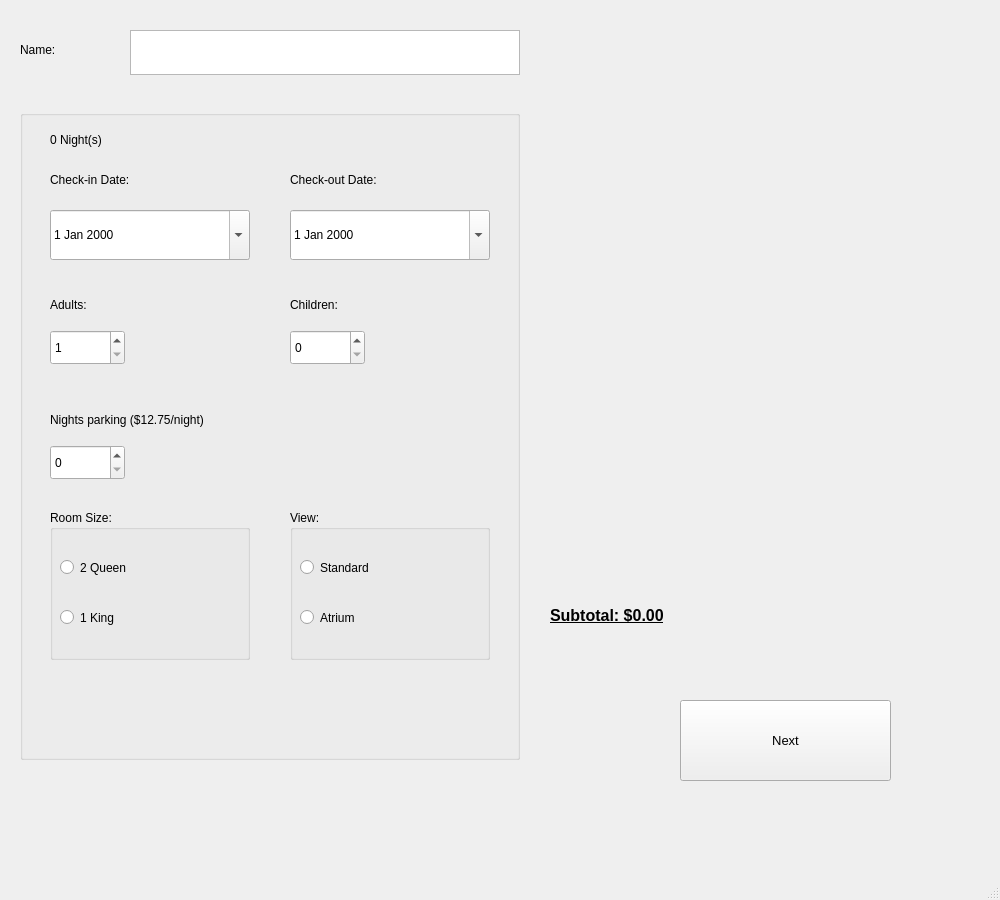
<?xml version="1.0" encoding="UTF-8"?>
<ui version="4.0">
 <class>Reservation_MainWindow</class>
 <widget class="QMainWindow" name="Reservation_MainWindow">
  <property name="geometry">
   <rect>
    <x>0</x>
    <y>0</y>
    <width>1000</width>
    <height>900</height>
   </rect>
  </property>
  <property name="windowTitle">
   <string>Reservation_MainWindow</string>
  </property>
  <widget class="QWidget" name="centralwidget">
   <widget class="QStackedWidget" name="stackedWidget">
    <property name="geometry">
     <rect>
      <x>0</x>
      <y>0</y>
      <width>1000</width>
      <height>900</height>
     </rect>
    </property>
    <property name="currentIndex">
     <number>0</number>
    </property>
    <widget class="QWidget" name="page_1">
     <widget class="QLabel" name="name_label">
      <property name="geometry">
       <rect>
        <x>20</x>
        <y>30</y>
        <width>100</width>
        <height>40</height>
       </rect>
      </property>
      <property name="font">
       <font>
        <family>MS Shell Dlg 2</family>
        <weight>50</weight>
        <bold>false</bold>
       </font>
      </property>
      <property name="text">
       <string>Name:</string>
      </property>
     </widget>
     <widget class="QPlainTextEdit" name="name_plainTextEdit">
      <property name="geometry">
       <rect>
        <x>130</x>
        <y>30</y>
        <width>390</width>
        <height>45</height>
       </rect>
      </property>
     </widget>
     <widget class="QGroupBox" name="reservationInfo_groupBox">
      <property name="geometry">
       <rect>
        <x>20</x>
        <y>110</y>
        <width>500</width>
        <height>650</height>
       </rect>
      </property>
      <property name="title">
       <string/>
      </property>
      <widget class="QDateEdit" name="checkin_dateEdit">
       <property name="geometry">
        <rect>
         <x>30</x>
         <y>100</y>
         <width>200</width>
         <height>50</height>
        </rect>
       </property>
       <property name="calendarPopup">
        <bool>true</bool>
       </property>
      </widget>
      <widget class="QLabel" name="checkindate_label">
       <property name="geometry">
        <rect>
         <x>30</x>
         <y>50</y>
         <width>200</width>
         <height>40</height>
        </rect>
       </property>
       <property name="text">
        <string>Check-in Date:</string>
       </property>
      </widget>
      <widget class="QLabel" name="checkoutdate_label">
       <property name="geometry">
        <rect>
         <x>270</x>
         <y>50</y>
         <width>200</width>
         <height>40</height>
        </rect>
       </property>
       <property name="text">
        <string>Check-out Date:</string>
       </property>
      </widget>
      <widget class="QDateEdit" name="checkout_dateEdit">
       <property name="geometry">
        <rect>
         <x>270</x>
         <y>100</y>
         <width>200</width>
         <height>50</height>
        </rect>
       </property>
       <property name="calendarPopup">
        <bool>true</bool>
       </property>
      </widget>
      <widget class="QLabel" name="numAdults_label">
       <property name="geometry">
        <rect>
         <x>30</x>
         <y>175</y>
         <width>200</width>
         <height>40</height>
        </rect>
       </property>
       <property name="text">
        <string>Adults:</string>
       </property>
      </widget>
      <widget class="QSpinBox" name="numAdults_spinBox">
       <property name="geometry">
        <rect>
         <x>30</x>
         <y>220</y>
         <width>75</width>
         <height>35</height>
        </rect>
       </property>
       <property name="minimum">
        <number>1</number>
       </property>
       <property name="maximum">
        <number>4</number>
       </property>
      </widget>
      <widget class="QLabel" name="numChildren_label">
       <property name="geometry">
        <rect>
         <x>270</x>
         <y>175</y>
         <width>200</width>
         <height>40</height>
        </rect>
       </property>
       <property name="text">
        <string>Children:</string>
       </property>
      </widget>
      <widget class="QSpinBox" name="numChildren_spinBox">
       <property name="geometry">
        <rect>
         <x>270</x>
         <y>220</y>
         <width>75</width>
         <height>35</height>
        </rect>
       </property>
      </widget>
      <widget class="QLabel" name="nightsParking_label">
       <property name="geometry">
        <rect>
         <x>30</x>
         <y>290</y>
         <width>400</width>
         <height>40</height>
        </rect>
       </property>
       <property name="text">
        <string>Nights parking ($12.75/night)</string>
       </property>
      </widget>
      <widget class="QSpinBox" name="nightsParking_SpinBox">
       <property name="geometry">
        <rect>
         <x>30</x>
         <y>335</y>
         <width>75</width>
         <height>35</height>
        </rect>
       </property>
       <property name="maximum">
        <number>7</number>
       </property>
      </widget>
      <widget class="QGroupBox" name="roomSize_groupBox">
       <property name="geometry">
        <rect>
         <x>30</x>
         <y>400</y>
         <width>200</width>
         <height>150</height>
        </rect>
       </property>
       <property name="title">
        <string>Room Size:</string>
       </property>
       <widget class="QRadioButton" name="twoQueen_radioButton">
        <property name="geometry">
         <rect>
          <x>10</x>
          <y>40</y>
          <width>175</width>
          <height>35</height>
         </rect>
        </property>
        <property name="text">
         <string>2 Queen</string>
        </property>
       </widget>
       <widget class="QRadioButton" name="oneKing_RadioButton">
        <property name="geometry">
         <rect>
          <x>10</x>
          <y>90</y>
          <width>175</width>
          <height>35</height>
         </rect>
        </property>
        <property name="text">
         <string>1 King</string>
        </property>
       </widget>
      </widget>
      <widget class="QGroupBox" name="roomView_groupBox">
       <property name="geometry">
        <rect>
         <x>270</x>
         <y>400</y>
         <width>200</width>
         <height>150</height>
        </rect>
       </property>
       <property name="title">
        <string>View:</string>
       </property>
       <widget class="QRadioButton" name="standardView_RadioButton">
        <property name="geometry">
         <rect>
          <x>10</x>
          <y>40</y>
          <width>175</width>
          <height>35</height>
         </rect>
        </property>
        <property name="text">
         <string>Standard</string>
        </property>
       </widget>
       <widget class="QRadioButton" name="atriumView_RadioButton">
        <property name="geometry">
         <rect>
          <x>10</x>
          <y>90</y>
          <width>175</width>
          <height>35</height>
         </rect>
        </property>
        <property name="text">
         <string>Atrium</string>
        </property>
       </widget>
      </widget>
      <widget class="QLabel" name="numDays_Label">
       <property name="geometry">
        <rect>
         <x>30</x>
         <y>10</y>
         <width>200</width>
         <height>40</height>
        </rect>
       </property>
       <property name="text">
        <string>0 Night(s)</string>
       </property>
      </widget>
     </widget>
     <widget class="QLabel" name="subtotal_label">
      <property name="geometry">
       <rect>
        <x>550</x>
        <y>580</y>
        <width>411</width>
        <height>71</height>
       </rect>
      </property>
      <property name="font">
       <font>
        <pointsize>12</pointsize>
        <weight>75</weight>
        <bold>true</bold>
        <underline>true</underline>
       </font>
      </property>
      <property name="text">
       <string>Subtotal: $0.00</string>
      </property>
     </widget>
     <widget class="QPushButton" name="nextPg1_pushButton">
      <property name="geometry">
       <rect>
        <x>680</x>
        <y>700</y>
        <width>211</width>
        <height>81</height>
       </rect>
      </property>
      <property name="font">
       <font>
        <family>MS Shell Dlg 2</family>
        <pointsize>10</pointsize>
        <weight>50</weight>
        <bold>false</bold>
       </font>
      </property>
      <property name="text">
       <string>Next</string>
      </property>
     </widget>
     <widget class="QLabel" name="logo_label">
      <property name="geometry">
       <rect>
        <x>550</x>
        <y>30</y>
        <width>421</width>
        <height>551</height>
       </rect>
      </property>
      <property name="text">
       <string/>
      </property>
     </widget>
    </widget>
    <widget class="QWidget" name="page_2">
     <widget class="QLabel" name="roomCost_label">
      <property name="geometry">
       <rect>
        <x>20</x>
        <y>20</y>
        <width>375</width>
        <height>60</height>
       </rect>
      </property>
      <property name="text">
       <string>Room Cost: $0.00</string>
      </property>
     </widget>
     <widget class="QLabel" name="tax_Label">
      <property name="geometry">
       <rect>
        <x>20</x>
        <y>120</y>
        <width>375</width>
        <height>60</height>
       </rect>
      </property>
      <property name="text">
       <string>Tax: $0.00</string>
      </property>
     </widget>
     <widget class="QLabel" name="parkingFee_Label">
      <property name="geometry">
       <rect>
        <x>20</x>
        <y>220</y>
        <width>375</width>
        <height>60</height>
       </rect>
      </property>
      <property name="text">
       <string>Parking Fee: $0.00</string>
      </property>
     </widget>
     <widget class="QLabel" name="resortFee_Label">
      <property name="geometry">
       <rect>
        <x>20</x>
        <y>320</y>
        <width>375</width>
        <height>60</height>
       </rect>
      </property>
      <property name="text">
       <string>Resort Fee: $0.00</string>
      </property>
     </widget>
     <widget class="QLabel" name="totalDue_Label">
      <property name="geometry">
       <rect>
        <x>20</x>
        <y>420</y>
        <width>450</width>
        <height>60</height>
       </rect>
      </property>
      <property name="font">
       <font>
        <pointsize>12</pointsize>
        <weight>75</weight>
        <bold>true</bold>
        <underline>true</underline>
       </font>
      </property>
      <property name="text">
       <string>Total Due: $0.00</string>
      </property>
     </widget>
     <widget class="QGroupBox" name="cardType_groupBox">
      <property name="geometry">
       <rect>
        <x>560</x>
        <y>30</y>
        <width>351</width>
        <height>300</height>
       </rect>
      </property>
      <property name="title">
       <string>Card Type:</string>
      </property>
      <widget class="QRadioButton" name="VISA_radioButton">
       <property name="geometry">
        <rect>
         <x>40</x>
         <y>50</y>
         <width>281</width>
         <height>51</height>
        </rect>
       </property>
       <property name="text">
        <string>VISA</string>
       </property>
      </widget>
      <widget class="QRadioButton" name="MasterCard_RadioButton">
       <property name="geometry">
        <rect>
         <x>40</x>
         <y>110</y>
         <width>281</width>
         <height>51</height>
        </rect>
       </property>
       <property name="text">
        <string>MasterCard</string>
       </property>
      </widget>
      <widget class="QRadioButton" name="Discover_RadioButton">
       <property name="geometry">
        <rect>
         <x>40</x>
         <y>170</y>
         <width>281</width>
         <height>51</height>
        </rect>
       </property>
       <property name="text">
        <string>Discover</string>
       </property>
      </widget>
      <widget class="QRadioButton" name="AmericanExpress_RadioButton">
       <property name="geometry">
        <rect>
         <x>40</x>
         <y>230</y>
         <width>281</width>
         <height>51</height>
        </rect>
       </property>
       <property name="text">
        <string>American Express</string>
       </property>
      </widget>
     </widget>
     <widget class="QLineEdit" name="creditCard_lineEdit">
      <property name="geometry">
       <rect>
        <x>560</x>
        <y>500</y>
        <width>351</width>
        <height>51</height>
       </rect>
      </property>
     </widget>
     <widget class="QLabel" name="enterCardNum_Label">
      <property name="geometry">
       <rect>
        <x>560</x>
        <y>455</y>
        <width>351</width>
        <height>41</height>
       </rect>
      </property>
      <property name="text">
       <string>Enter card number:</string>
      </property>
     </widget>
     <widget class="QPushButton" name="prevPg2_PushButton">
      <property name="geometry">
       <rect>
        <x>30</x>
        <y>700</y>
        <width>211</width>
        <height>81</height>
       </rect>
      </property>
      <property name="font">
       <font>
        <pointsize>10</pointsize>
       </font>
      </property>
      <property name="text">
       <string>Prev</string>
      </property>
     </widget>
     <widget class="QPushButton" name="nextPg2_pushButton">
      <property name="geometry">
       <rect>
        <x>680</x>
        <y>700</y>
        <width>211</width>
        <height>81</height>
       </rect>
      </property>
      <property name="font">
       <font>
        <pointsize>10</pointsize>
       </font>
      </property>
      <property name="text">
       <string>Pay</string>
      </property>
     </widget>
     <widget class="QLabel" name="expirationDate_Label">
      <property name="geometry">
       <rect>
        <x>560</x>
        <y>575</y>
        <width>351</width>
        <height>41</height>
       </rect>
      </property>
      <property name="text">
       <string>Expiration Date:</string>
      </property>
     </widget>
     <widget class="QDateEdit" name="cardExpireDate_DateEdit">
      <property name="geometry">
       <rect>
        <x>560</x>
        <y>620</y>
        <width>200</width>
        <height>50</height>
       </rect>
      </property>
      <property name="displayFormat">
       <string>M/yyyy</string>
      </property>
     </widget>
     <widget class="QLabel" name="VISA_label">
      <property name="geometry">
       <rect>
        <x>560</x>
        <y>340</y>
        <width>87</width>
        <height>41</height>
       </rect>
      </property>
      <property name="text">
       <string>TextLabel</string>
      </property>
     </widget>
     <widget class="QLabel" name="masterCard_label">
      <property name="geometry">
       <rect>
        <x>647</x>
        <y>340</y>
        <width>87</width>
        <height>41</height>
       </rect>
      </property>
      <property name="text">
       <string>TextLabel</string>
      </property>
     </widget>
     <widget class="QLabel" name="discover_label">
      <property name="geometry">
       <rect>
        <x>734</x>
        <y>340</y>
        <width>87</width>
        <height>41</height>
       </rect>
      </property>
      <property name="text">
       <string>TextLabel</string>
      </property>
     </widget>
     <widget class="QLabel" name="americanExpress_label">
      <property name="geometry">
       <rect>
        <x>821</x>
        <y>340</y>
        <width>87</width>
        <height>41</height>
       </rect>
      </property>
      <property name="text">
       <string>TextLabel</string>
      </property>
     </widget>
    </widget>
    <widget class="QWidget" name="page_3">
     <widget class="QGroupBox" name="reservationDetails_groupBox">
      <property name="geometry">
       <rect>
        <x>40</x>
        <y>125</y>
        <width>941</width>
        <height>421</height>
       </rect>
      </property>
      <property name="title">
       <string>Reservation Details</string>
      </property>
      <widget class="QLabel" name="checkInDatePg3_label">
       <property name="geometry">
        <rect>
         <x>30</x>
         <y>50</y>
         <width>681</width>
         <height>51</height>
        </rect>
       </property>
       <property name="text">
        <string>Check-in Date:</string>
       </property>
      </widget>
      <widget class="QLabel" name="checkOutDatePg3_Label">
       <property name="geometry">
        <rect>
         <x>30</x>
         <y>120</y>
         <width>681</width>
         <height>51</height>
        </rect>
       </property>
       <property name="text">
        <string>Check-out Date:</string>
       </property>
      </widget>
      <widget class="QLabel" name="roomTypePg3_Label">
       <property name="geometry">
        <rect>
         <x>30</x>
         <y>190</y>
         <width>691</width>
         <height>51</height>
        </rect>
       </property>
       <property name="text">
        <string>Room Type:</string>
       </property>
      </widget>
      <widget class="QLabel" name="parkingPg3_Label">
       <property name="geometry">
        <rect>
         <x>30</x>
         <y>260</y>
         <width>691</width>
         <height>51</height>
        </rect>
       </property>
       <property name="text">
        <string>Parking:</string>
       </property>
      </widget>
      <widget class="QLabel" name="guestsPg3_Label">
       <property name="geometry">
        <rect>
         <x>30</x>
         <y>330</y>
         <width>691</width>
         <height>51</height>
        </rect>
       </property>
       <property name="text">
        <string>Guests:</string>
       </property>
      </widget>
     </widget>
     <widget class="QGroupBox" name="paymentDetailsPg3_groupBox">
      <property name="geometry">
       <rect>
        <x>40</x>
        <y>585</y>
        <width>700</width>
        <height>250</height>
       </rect>
      </property>
      <property name="title">
       <string>Payment Details:</string>
      </property>
      <widget class="QLabel" name="totalCostPg3_Label">
       <property name="geometry">
        <rect>
         <x>30</x>
         <y>50</y>
         <width>681</width>
         <height>51</height>
        </rect>
       </property>
       <property name="text">
        <string>Total Cost:</string>
       </property>
      </widget>
      <widget class="QLabel" name="cardNumPg3_Label">
       <property name="geometry">
        <rect>
         <x>30</x>
         <y>150</y>
         <width>681</width>
         <height>51</height>
        </rect>
       </property>
       <property name="text">
        <string>Paid with card ending in:</string>
       </property>
      </widget>
     </widget>
     <widget class="QPushButton" name="exit_pushButton">
      <property name="geometry">
       <rect>
        <x>770</x>
        <y>750</y>
        <width>211</width>
        <height>81</height>
       </rect>
      </property>
      <property name="font">
       <font>
        <pointsize>10</pointsize>
       </font>
      </property>
      <property name="text">
       <string>Done</string>
      </property>
     </widget>
     <widget class="QLabel" name="label">
      <property name="geometry">
       <rect>
        <x>40</x>
        <y>30</y>
        <width>700</width>
        <height>60</height>
       </rect>
      </property>
      <property name="font">
       <font>
        <pointsize>12</pointsize>
       </font>
      </property>
      <property name="text">
       <string>Thank you for choosing Island Resorts!</string>
      </property>
     </widget>
    </widget>
   </widget>
  </widget>
  <widget class="QStatusBar" name="statusbar"/>
  <widget class="QMenuBar" name="menubar">
   <property name="geometry">
    <rect>
     <x>0</x>
     <y>0</y>
     <width>1000</width>
     <height>25</height>
    </rect>
   </property>
  </widget>
 </widget>
 <resources/>
 <connections/>
</ui>
